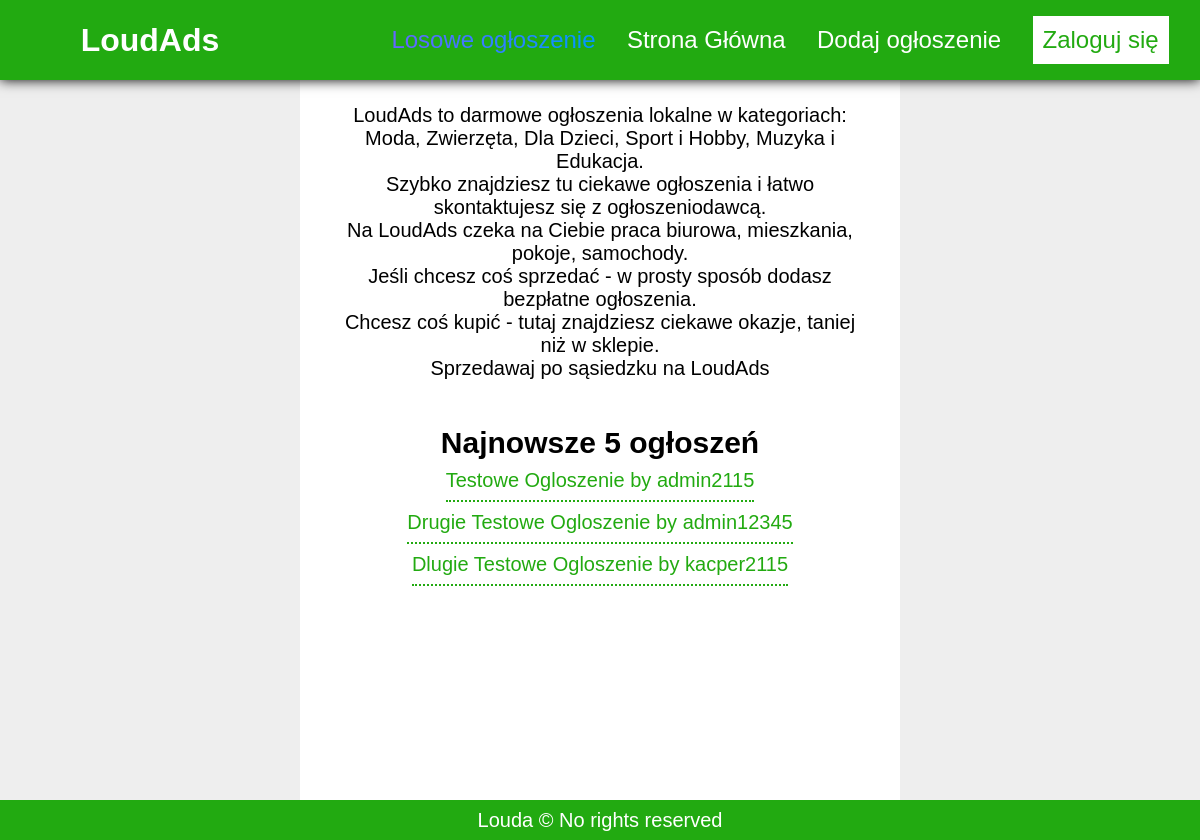
Before: /strona/home with the older database file.
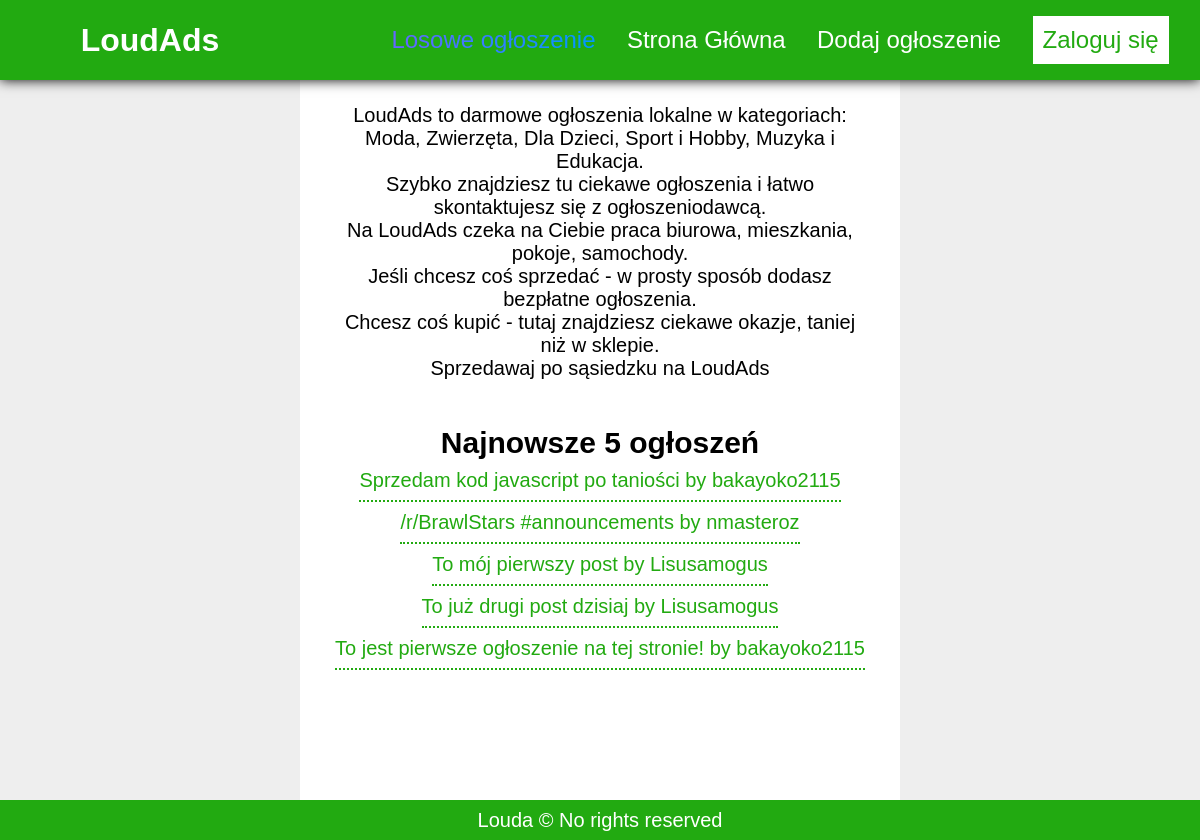
After: the same page with the newer database file.
### tables this page shows
CREATE TABLE `ogloszenia` (
  `id` int(11) NOT NULL,
  `tytul` varchar(50) DEFAULT NULL,
  `tresc` varchar(1024) DEFAULT NULL,
  `data_dodania` date DEFAULT current_timestamp(),
  `id_autora` int(11) DEFAULT NULL
);

CREATE TABLE `susers` (
  `id` int(11) NOT NULL,
  `username` varchar(32) NOT NULL,
  `pass` varchar(32) NOT NULL,
  `token` int(11) NOT NULL,
  `data_utworzenia` date NOT NULL DEFAULT current_timestamp()
);

### strona/home/index.php (called while the page is built)
<?php
    include('../template/index.php');
?>

### strona/home/content.php (the view, shortened to what this page needs)
<article class="children-centered children-text-centered">
<p class="text-centered">
    LoudAds to darmowe ogłoszenia lokalne w kategoriach:<br> Moda, Zwierzęta, Dla Dzieci, Sport i Hobby, Muzyka i Edukacja.<br> Szybko znajdziesz tu ciekawe ogłoszenia i łatwo skontaktujesz się z ogłoszeniodawcą.<br> Na LoudAds czeka na Ciebie praca biurowa, mieszkania, pokoje, samochody.<br> Jeśli chcesz coś sprzedać - w prosty sposób dodasz bezpłatne ogłoszenia.<br> Chcesz coś kupić - tutaj znajdziesz ciekawe okazje, taniej niż w sklepie.<br> Sprzedawaj po sąsiedzku na LoudAds
</p>
<br><br>
<h2>Najnowsze 5 ogłoszeń</h2>
<?php
    function displayAnnouncements() {
        @$conn = new mysqli('localhost', 'root', '', 'ogloszeniowy');
        $sql = "select ogloszenia.id, ogloszenia.tytul, susers.username from ogloszenia join susers on ogloszenia.id_autora = susers.id order by ogloszenia.data_dodania desc limit 5;";
        $result = $conn->query($sql);
        while($ogloszenie = $result->fetch_array(MYSQLI_ASSOC)) {
            echo("<a class='button' href='../ogloszenie?id=".$ogloszenie['id']."'>".$ogloszenie['tytul']." by ".$ogloszenie['username']."<br></a>");
        }
    }
    displayAnnouncements();
?>
</article>

### strona/template/index.php (shortened to what this page needs)
<!DOCTYPE html>
<html lang="pl">
<head>
    <link rel="stylesheet" href="../template/style.css">
</head>
<body>
    <header>
        <div class='lougo'>
            <a class='header-element' onClick="toggleMobileNav()">LoudAds</a>
        </div>
        <nav>
            <a class='header-element tecza' href='../random'>Losowe ogłoszenie</a>
            <a class='header-element' href='../home'>Strona Główna</a>
            <a class='header-element' href='../dodaj'>Dodaj ogłoszenie</a>
            <?php
                include('../template/session.php');
            ?>
        </nav>
    </header>
    <main>
        <?php
            include('./content.php');
        ?>
    </main>
    <footer>Louda © No rights reserved</footer>
</body>
</html>

### strona/template/session.php (shortened to what this page needs)
<?php
    function getSession() {
        @$conn = new mysqli('localhost', 'root', '', 'ogloszeniowy');
        @$username = $_SESSION['username'];
        @$token = $_SESSION['token'];
        $sql = "select * from susers where username='$username' and token='$token'";
        $result = $conn->query($sql);
        $data = $result->fetch_assoc();
        if($result->num_rows > 0) {
            echo("<a class='header-button' href='../konto?id=".$data['id']."'>Konto</a>");
        }else {
            echo("<a class='header-button' href='../login'>Zaloguj się</a>");
        }
    }
    getSession();
?>

### strona/template/style.css (style rules this page uses)
:root { --dark-primary-color: #121212; --dark-secondary-color: #1e1e1e; --light-primary-color: #fff; --light-secondary-color: #eee; --primary-color: var(--light-primary-color); --secondary-color: var(--light-secondary-color); --accent-color: #2a1; --text-color: #fff; }
* { margin: 0; box-sizing: border-box; }
a { text-decoration: none; color: inherit; }
body { font-family: Arial; font-size: 20px; overflow-x: hidden; background-color: var(--secondary-color); background-size: cover; }
header { width: 100vw; height: 80px; transition: height 0.25s ease-out; position: sticky; top: 0; user-select: none; color: var(--text-color); background-color: var(--accent-color); box-shadow: 0px 0px 12px black; }
.lougo { height: 100%; width: 25vw; font-size: 32px; font-weight: bold; float: left; display: flex; align-items: center; justify-content: center; }
nav { height: 100%; width: 55vw; transition: width 0.25s ease-out; font-size: 24px; white-space: nowrap; float: right; display: flex; align-items: center; justify-content: space-evenly; flex-direction: row; overflow: hidden; }
.header-element, .header-button { height: var(--header-height); text-align: center; }
.header-element:after { content: ''; position: absolute; width: 100%; height: 2px; bottom: 0; left: 0; background-color: var(--primary-color); transition: transform 0.25s ease-out; transform: scaleX(0); transform-origin: bottom right; }
.tecza { background: linear-gradient(to right, #6666ff, #0099ff, #00ff00, #ff3399, #6666ff); -webkit-background-clip: text; background-clip: text; color: transparent; animation: tecza_animacja 6s ease-in-out infinite; background-size: 400% 100%; }
.header-button { background-color: var(--primary-color); color: var(--accent-color); padding: 0 10px 0 10px; line-height: 2; }
.button { color: var(--accent-color); border-bottom: 2px dotted var(--accent-color); line-height: 2; }
.children-centered { display: flex; flex-direction: column; align-items: center; }
.text-centered { text-align: center; }
.children-text-centered > * { text-align: center; }
main { min-height: calc(100vh - 80px); width: 50vw; background-color: var(--primary-color); margin-left: auto; margin-right: auto; overflow: hidden; }
article { height: 100%; width: 100%; padding: 24px 32px; }
footer { height: 40px; width: 100vw; margin-left: auto; margin-right: auto; background-color: var(--accent-color); color: var(--primary-color); text-align: center; user-select: none; display: flex; align-items: center; justify-content: space-evenly; }
@media only screen and (max-width: 1550px) { nav { width: 55vw; } }
@media only screen and (max-width: 1400px) { nav { width: 65vw; } }
@media only screen and (max-width: 1200px) { nav { width: 70vw; } }

Changed rows visible on the page:
removed ogloszenia: tytul "Testowe Ogloszenie", id_autora.username "admin2115"
removed ogloszenia: tytul "Dlugie Testowe Ogloszenie", id_autora.username "kacper2115"
added ogloszenia: tytul "Sprzedam kod javascript po taniości", id_autora.username "bakayoko2115"
added ogloszenia: tytul "/r/BrawlStars #announcements", id_autora.username "nmasteroz"
added ogloszenia: tytul "To mój pierwszy post", id_autora.username "Lisusamogus"
added ogloszenia: tytul "To już drugi post dzisiaj", id_autora.username "Lisusamogus"
changed ogloszenia: tytul "Drugie Testowe Ogloszenie" → "To jest pierwsze ogłoszenie na tej stronie!"; id_autora.username "admin12345" → "bakayoko2115"
